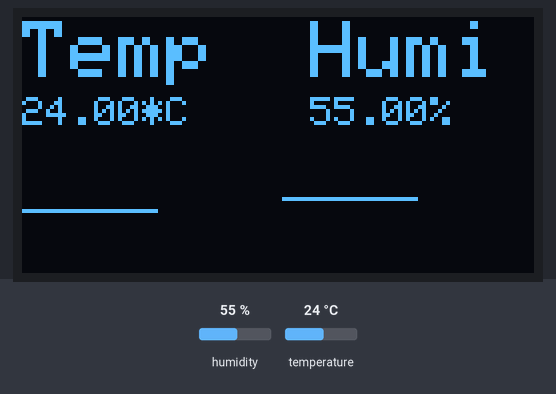
Bench run of a sketch on a simulated Arduino Uno, built with avr-gcc and run on an emulated ATmega328P. On the bench: 128×64 one-colour display. The test bench sets the inputs (shaded band); at power-on: humidity 55 %, temperature 24 °C.

Above: at 3.2 s.
3.3 s: humidity set to 22 %
At 4.58 s:
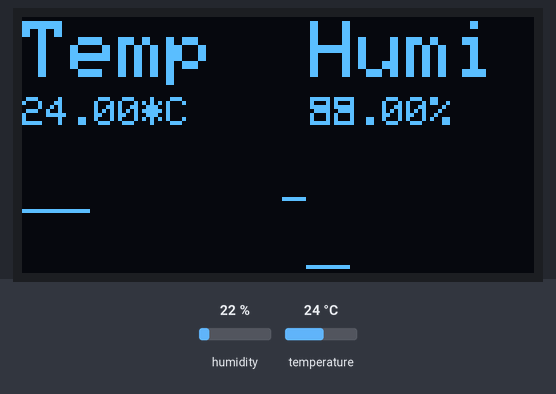
6.0 s: temperature set to 12 °C
At 6.62 s:
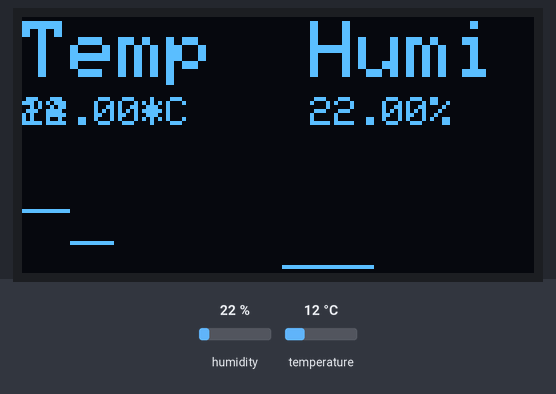
8.7 s: humidity set to 40 %
At 10.7 s:
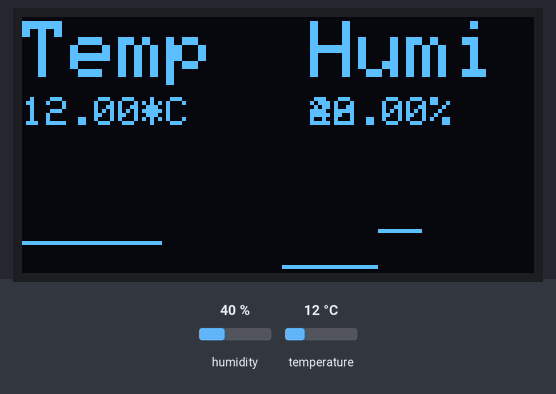
12.0 s: temperature set to 19 °C
At 12.74 s:
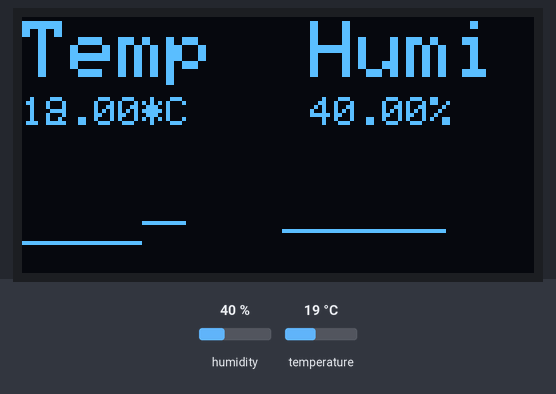
Timing chart, 0 to 15.0 s (numbered marks = the images above; inputs shaded):
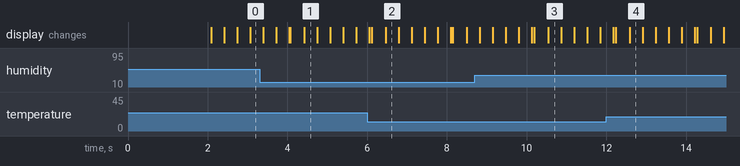

The sketch:

nonContinuousDottedGraph.ino
```cpp
//Libraries
#include "DHT.h"
#include <SPI.h>
#include <Wire.h>
#include <Adafruit_GFX.h>
#include <Adafruit_SSD1306.h>

//Pin Declaration
#define OLED_MOSI   9
#define OLED_CLK   10
#define OLED_DC    11
#define OLED_CS    12
#define OLED_RESET 13
#define DHTPIN 2
#define DHTTYPE DHT11

DHT dht(DHTPIN, DHTTYPE);
Adafruit_SSD1306 display(OLED_MOSI, OLED_CLK, OLED_DC, OLED_RESET, OLED_CS);

//variable declarations
int x=0;
float tempValue, humiValue;

void setup(){
  dht.begin();
  display.begin(SSD1306_SWITCHCAPVCC);
  display.clearDisplay();
  delay(2000);
}

void loop(){
  float h = dht.readHumidity();
  float t = dht.readTemperature();
  if(isnan(h) || isnan(t)){return;} //if either t or h IS NOT A NUMBER then return from the loop
  humiValue = map(h, 20, 80, 63, 31);
  tempValue = map(t, 0, 50, 63, 31);
  display.drawPixel(x, tempValue, WHITE);
  display.drawPixel(x+65, humiValue, WHITE);
  display.setTextSize(2);
  display.setTextColor(WHITE);
  display.setCursor(0, 1);
  display.println("Temp  Humi");
  display.setTextSize(1);
  display.setCursor(0, 20);
  display.print(t);
  display.print("*C");
  display.setCursor(72, 20);
  display.print(h);
  display.print("%");
  display.display();
  x++;if(x >= 62){x=0; display.clearDisplay();}
}
```
